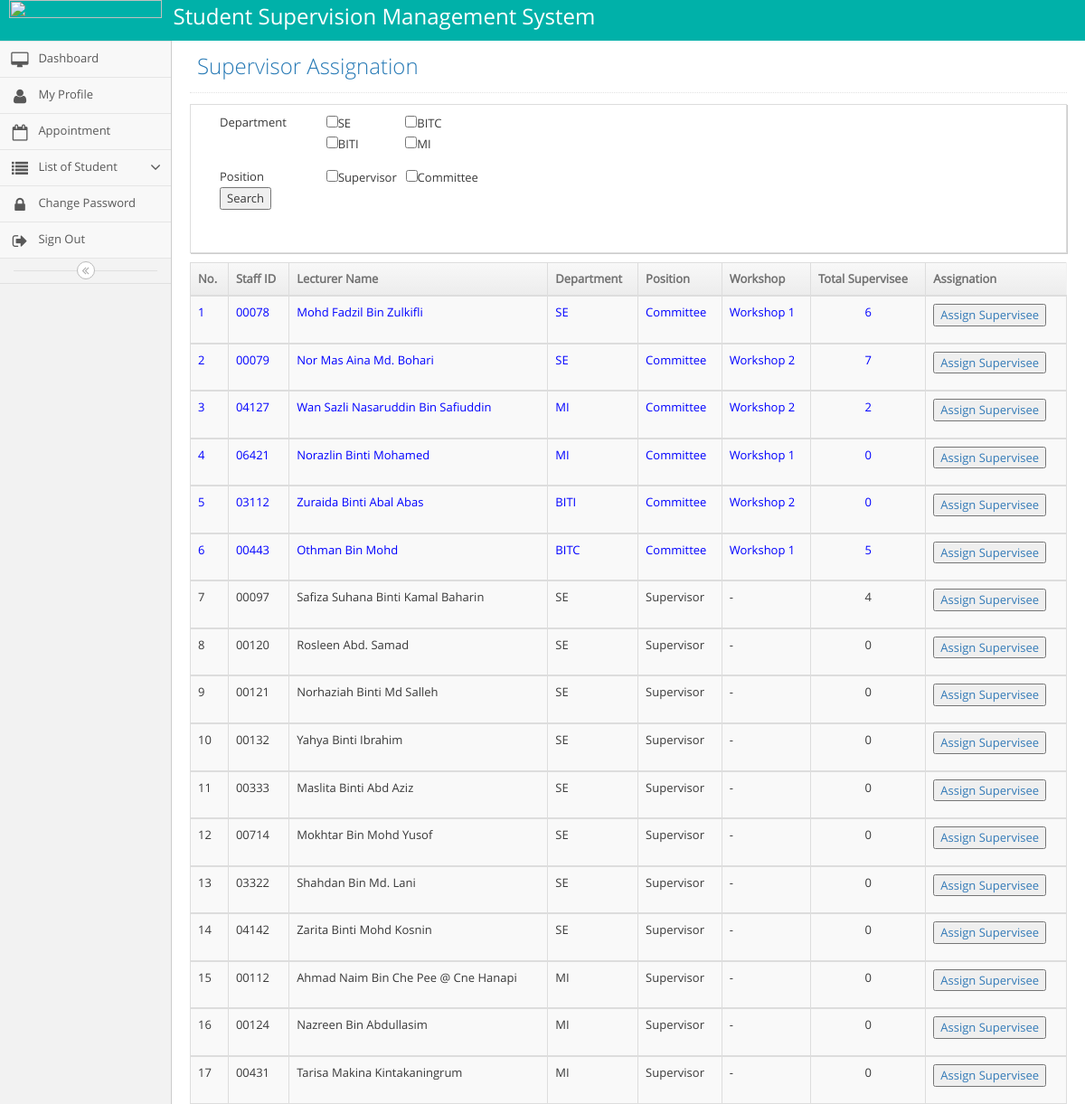
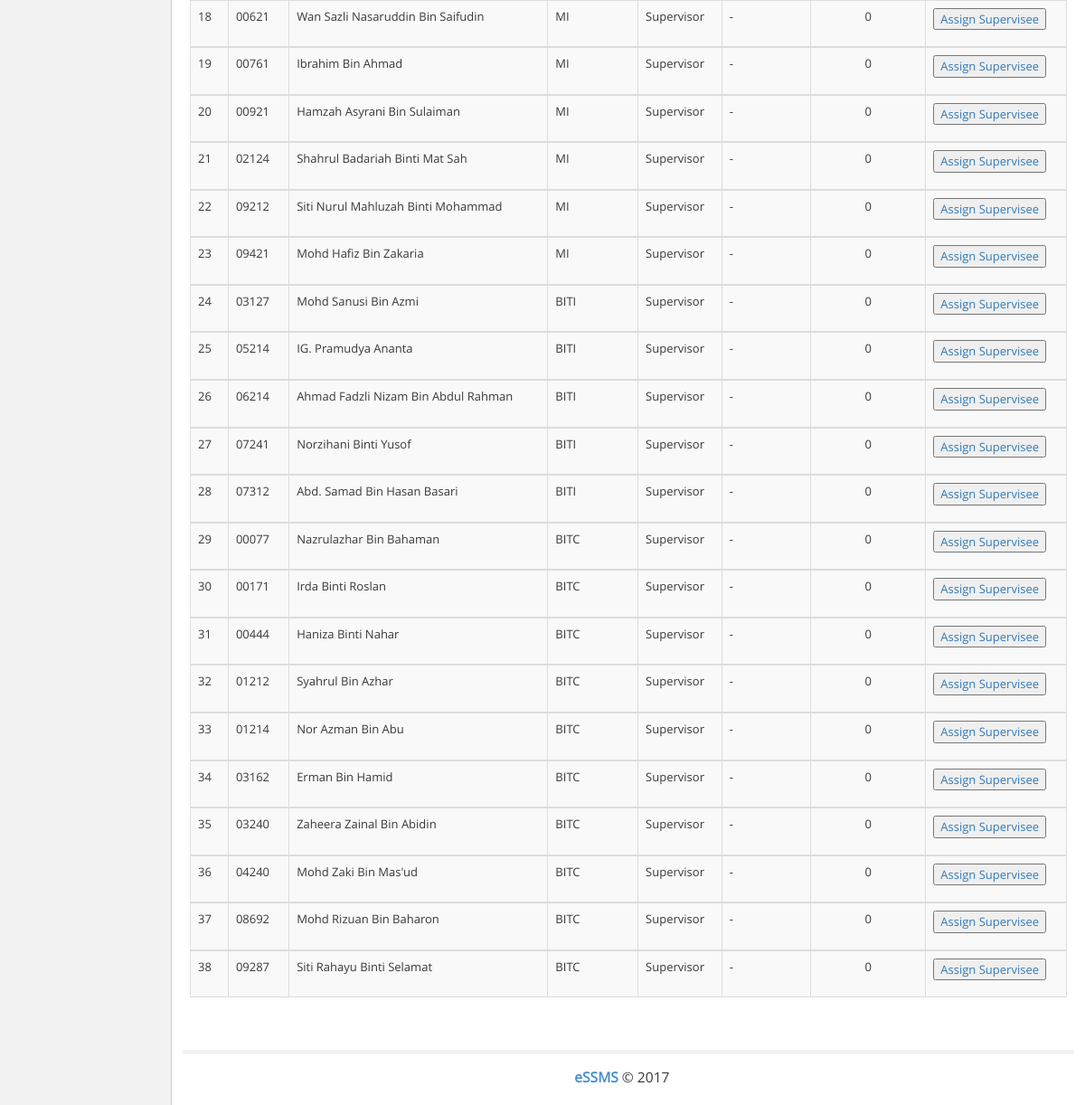
The page /supervisor.php (signed in) on the database its author committed (2 pictures, top to bottom).
### tables this page shows
CREATE TABLE IF NOT EXISTS `lecturer` (
  `staffID` varchar(20) NOT NULL,
  `lecturerName` varchar(50) NOT NULL,
  `lecturerEmail` varchar(50) NOT NULL,
  `lecturerPhoneNum` varchar(15) NOT NULL,
  `department` varchar(30) NOT NULL,
  `bio` varchar(100) NOT NULL,
  `positionID` int(10) NOT NULL
);

CREATE TABLE IF NOT EXISTS `lecturer_position` (
  `positionID` int(10) NOT NULL,
  `staffID` varchar(20) NOT NULL,
  `assignationWorkshop` varchar(10) NOT NULL
);

CREATE TABLE IF NOT EXISTS `position` (
  `positionID` int(10) NOT NULL,
  `positionName` varchar(20) NOT NULL
);

### supervisor.php (the view, shortened to what this page needs)
<?php
include 'conn/dbconnection.php';
?>
<!DOCTYPE html>
<html lang="en">
	<head>
		<link rel="stylesheet" href="assets/css/bootstrap.min.css" />
		<link rel="stylesheet" href="assets/font-awesome/4.5.0/css/font-awesome.min.css" />
		<link rel="stylesheet" href="assets/css/ace.min.css" class="ace-main-stylesheet" id="main-ace-style" />
		<link rel="stylesheet" href="assets/css/ace-skins.min.css" />
		<link rel="stylesheet" href="assets/css/ace-rtl.min.css" />
	</head>
	<body class="no-skin">
		<div id="navbar" class="navbar navbar-default          ace-save-state">
			<div class="navbar-container ace-save-state" id="navbar-container">
				<div class="navbar-header pull-left">
				 <img src="assets/img/logo_ftmk.png" width="169" height="29" class="img-responsive" />
				</div>
                <font size="+2">&nbsp;&nbsp;Student Supervision Management System </font>
				</div>
			</div>
	<div class="main-container ace-save-state" id="main-container">
	  <div id="sidebar" class="sidebar responsive ace-save-state">
				<ul class="nav nav-list">
					<?php
					if(@$_SESSION['position'] == "1" )
					{ ?>
					<li class="">
						<a href="main.php">
							<i class="menu-icon fa fa-desktop"></i>
							<span class="menu-text"> Dashboard </span>
						</a>
						<b class="arrow"></b>
					</li>
                    <li class="">
						<a href="#" class="dropdown-toggle">
							<i class="menu-icon fa fa-info "></i>
							<span class="menu-text"> Information </span>
							<b class="arrow fa fa-angle-down"></b>
						</a>
						<b class="arrow"></b>
						<ul class="submenu">
							<li class="">
								<a href="lecturerInfo.php">
									<i class="menu-icon fa fa-caret-right"></i>
									Lecturer
								</a>
								<b class="arrow"></b>
							</li>
							<li class="">
								<a href="studentInfo.php">
									<i class="menu-icon fa fa-caret-right"></i>
									Student
								</a>
								<b class="arrow"></b>
							</li>
						</ul>
					</li>
					<li class="">
						<a href="#" class="dropdown-toggle">
							<i class="menu-icon fa fa-group "></i>
							<span class="menu-text"> Assignation </span>
							<b class="arrow fa fa-angle-down"></b>
						</a>
						<b class="arrow"></b>
						<ul class="submenu">
							<li class="">
								<a href="supervisor.php">
									<i class="menu-icon fa fa-caret-right"></i>
									Supervisor
								</a>
								<b class="arrow"></b>
							</li>
							<li class="">
								<a href="committee.php">
									<i class="menu-icon fa fa-caret-right"></i>
									Committee
								</a>
								<b class="arrow"></b>
							</li>
						</ul>
					</li>
					<li class="">
						<a href="changePassword.php">
							<i class="menu-icon fa fa-lock"></i>
							<span class="menu-text"> Change Password </span>
						</a>
						<b class="arrow"></b>
					</li>
					<li class="">
						<a href="logoutAdmin.php">
							<i class="menu-icon fa fa-sign-out"></i>
							<span class="menu-text"> Sign Out </span>
						</a>
						<b class="arrow"></b>
					</li>
					<?php }
					else if (@$_SESSION['position'] == "3" )
					{ ?>
					<li class="">
						<a href="main.php">
							<i class="menu-icon fa fa-desktop"></i>
							<span class="menu-text"> Dashboard </span>
						</a>
					</li>
					<li class="">
						<a href="profile.php">
							<i class="menu-icon fa fa-user"></i>
							<span class="menu-text"> My Profile </span>
						</a>
					</li>
					<li class="">
						<a href="appointmentSupervisor.php">
							<i class="menu-icon fa fa-calendar-o "></i>
							<span class="menu-text"> Appointment </span>
						</a>
					</li>
					<li class="">
						<a href="" class="dropdown-toggle">
							<i class="menu-icon fa fa-list"></i>
							<span class="menu-text"> List of Student </span>
							<b class="arrow fa fa-angle-down"></b>
						</a>
					</li>
					<li class="">
						<a href="changePassword.php">
							<i class="menu-icon fa fa-lock"></i>
							<span class="menu-text"> Change Password </span>
						</a>
					</li>
					<li class="">
						<a href="logout.php">
							<i class="menu-icon fa fa-sign-out"></i>
							<span class="menu-text"> Sign Out </span>
						</a>
					</li>
					<?php }
					?>
			  </ul>
				<div class="sidebar-toggle sidebar-collapse" id="sidebar-collapse">
					<i id="sidebar-toggle-icon" class="ace-icon fa fa-angle-double-left ace-save-state" data-icon1="ace-icon fa fa-angle-double-left" data-icon2="ace-icon fa fa-angle-double-right"></i>
				</div>
			</div>
			<div class="main-content">
				<div class="main-content-inner">
				  <div class="page-content">
 <?php
 if(isset($_REQUEST['search']))
 {
		 @$department1=$_POST['department1'];
		 @$department2=$_POST['department2'];
		 @$department3=$_POST['department3'];
		 @$department4=$_POST['department4'];
		 @$position1=$_POST['position1'];
		 @$position2=$_POST['position2'];
		if($position1 == '' && $position2=='' )
		{
			$query=mysqli_query($dba,"call select_searchSupervisor('".$department1."','".$department2."','".$department3."' ,'".$department4."')")or die();
			mysqli_next_result($dba);
		}
		else if ($department1 == '' && $department2=='' && $department3 == '' && $department4=='' )
		{
			$query=mysqli_query($dba,"call select_searchSupervisor2('".$position1."','".$position2."' )")or die();
			mysqli_next_result($dba);
		}
		else
		{
			$query=mysqli_query($dba,"call select_searchSupervisor3('".$department1."', '".$department2."','".$department3."','".$department4."','".$position1."' ,'".$position2."'  )") or die();
			mysqli_next_result($dba);
		}
		}
		else
		{
			$query=mysqli_query($dba,"call select_searchSupervisor4") or die();
		}
?>
	<div class="page-header">
							<h1>
								Supervisor Assignation
							</h1>
						</div>
						<div class="row">
							<div class="col-xs-12">
									<div class="tab-content profile-edit-tab-content">
		                            <div id="edit-basic" class="tab-pane in active">
									<form class="form-horizontal" role="form" method="post" action="supervisor.php">
										<div class="form-group">
										<div class="col-xs-12 col-sm-9">
								        	<table width="300" border="0">
											  <tbody>
												<tr>
												  <td width="113">Department</td>
												  <td width="84"><input type="checkbox" name="department1" value="SE" <?php if(isset($_POST['department1'])) echo "checked='checked'"; ?> >SE</td>
												  <td width="91"><input type="checkbox" name="department2" value="BITC" <?php if(isset($_POST['department2'])) echo "checked='checked'"; ?>>BITC</td>
												</tr>
												<tr>
												  <td>&nbsp;</td>
												  <td><input type="checkbox" name="department3" value="BITI" <?php if(isset($_POST['department3'])) echo "checked='checked'"; ?>>BITI</td>
												  <td><input type="checkbox" name="department4" value="MI" <?php if(isset($_POST['department4'])) echo "checked='checked'"; ?>>MI </td>
												</tr>
											  </tbody>
											</table>
										</div>
									    </div>
										<div class="form-group">
										<div class="col-xs-12 col-sm-9">
										<table width="334" border="0">
											  <tbody>
												<tr>
												  <td width="113">Position</td>
												  <td width="84"><input type="checkbox" name="position1" value="3" <?php if(isset($_POST['position1'])) echo "checked='checked'"; ?>>Supervisor</td>
												  <td width="123"><input type="checkbox" name="position2" value="2" <?php if(isset($_POST['position2'])) echo "checked='checked'"; ?>>Committee</td>
												</tr>
											  </tbody>
											</table>
											  <input name="search" type="submit" id="search" value="Search" />
										</div>
									    </div>
									</form>
									</div>
									</div>
								<form class="form-horizontal" role="form" method="post">
								<table id="dynamic-table" class="table table-striped table-bordered table-hover">
												<thead>
													<tr>
														<th>No. </th>
														<th>Staff ID</th>
														<th>Lecturer Name</th>
														<th>Department</th>
														<th>Position</th>
														<th>Workshop</th>
														<th>Total Supervisee</th>
														<th>Assignation</th>
													</tr>
												</thead>
												  <?php
													$num = 0;
												  while($row=mysqli_fetch_array(@$query))
												  {
												  ?>
												<tbody>
												<?php
														if ($row['positionName'] == 'Committee') {
														echo '<tr style="color:blue">';
													  } else {
														echo "<tr>";
													  }
												?>
														<td><?php echo ++$num;?></td>
														<td><?php echo $row['staffID'];?></td>
														<td><?php echo $row['lecturerName'];?></td>
														<td><?php echo $row['department'];?></td>
														<td><?php echo $row['positionName'];?></td>
														<td>
														<?php if ($row['assignationWorkshop'] == "0")
															  {
																echo "-";
														      }
														      else {
														?>
															  Workshop <?php echo @$row['assignationWorkshop']; }?></td>
														<td align="center"><?php echo $row['totalSupervisee'];?></td>
															<td>
														<p><a href="javascript:window.open('assignSupervisee.php?staff_ID=<?php echo $row['staffID'];?>','mywindowtitle','width=1200,height=800')"><input type="button" value="Assign Supervisee"></a></p>
														</td>
													</tr>
													<?php };?>
													</tbody>
		                                           </table>
								</form>
							</div>
						</div>
					</div>
				</div>
			</div>
			<div class="footer">
				<div class="footer-inner">
					<div class="footer-content">
						<span class="bigger-120">
							<span class="blue bolder">eSSMS</span> &copy; 2017
						</span>
					</div>
				</div>
			</div>
		</div>
	</body>
</html>

### supervisor.php (style rules this page uses)
.no-skin #navbar #navbar-container font { color: #FFFFFF; }

### rows shown on the page
lecturer: lecturer_position.staffID "00078", lecturerName "Mohd Fadzil Bin Zulkifli", department "SE", positionID.positionName "Committee", lecturer_position.assignationWorkshop "1", totalSupervisee "6"
lecturer: lecturer_position.staffID "00079", lecturerName "Nor Mas Aina Md. Bohari", department "SE", positionID.positionName "Committee", lecturer_position.assignationWorkshop "2", totalSupervisee "7"
lecturer: lecturer_position.staffID "04127", lecturerName "Wan Sazli Nasaruddin Bin Safiuddin", department "MI", positionID.positionName "Committee", lecturer_position.assignationWorkshop "2", totalSupervisee "2"
lecturer_position: staffID "06421", staffID.lecturerName "Norazlin Binti Mohamed", staffID.department "MI", positionID.positionName "Committee", assignationWorkshop "1", totalSupervisee "0"
lecturer_position: staffID "03112", staffID.lecturerName "Zuraida Binti Abal Abas", staffID.department "BITI", positionID.positionName "Committee", assignationWorkshop "2", totalSupervisee "0"
lecturer: lecturer_position.staffID "00443", lecturerName "Othman Bin Mohd", department "BITC", positionID.positionName "Committee", lecturer_position.assignationWorkshop "1", totalSupervisee "5"
lecturer: lecturer_position.staffID "00097", lecturerName "Safiza Suhana Binti Kamal Baharin", department "SE", positionID.positionName "Supervisor", totalSupervisee "4"
lecturer_position: staffID "00120", staffID.lecturerName "Rosleen Abd. Samad", staffID.department "SE", positionID.positionName "Supervisor", totalSupervisee "0"
lecturer_position: staffID "00121", staffID.lecturerName "Norhaziah Binti Md Salleh", staffID.department "SE", positionID.positionName "Supervisor", totalSupervisee "0"
lecturer_position: staffID "00132", staffID.lecturerName "Yahya Binti Ibrahim", staffID.department "SE", positionID.positionName "Supervisor", totalSupervisee "0"
lecturer_position: staffID "00333", staffID.lecturerName "Maslita Binti Abd Aziz", staffID.department "SE", positionID.positionName "Supervisor", totalSupervisee "0"
lecturer_position: staffID "00714", staffID.lecturerName "Mokhtar Bin Mohd Yusof", staffID.department "SE", positionID.positionName "Supervisor", totalSupervisee "0"
lecturer_position: staffID "03322", staffID.lecturerName "Shahdan Bin Md. Lani", staffID.department "SE", positionID.positionName "Supervisor", totalSupervisee "0"
lecturer_position: staffID "04142", staffID.lecturerName "Zarita Binti Mohd Kosnin", staffID.department "SE", positionID.positionName "Supervisor", totalSupervisee "0"
lecturer_position: staffID "00112", staffID.lecturerName "Ahmad Naim Bin Che Pee @ Cne Hanapi", staffID.department "MI", positionID.positionName "Supervisor", totalSupervisee "0"
lecturer_position: staffID "00124", staffID.lecturerName "Nazreen Bin Abdullasim", staffID.department "MI", positionID.positionName "Supervisor", totalSupervisee "0"
lecturer_position: staffID "00431", staffID.lecturerName "Tarisa Makina Kintakaningrum", staffID.department "MI", positionID.positionName "Supervisor", totalSupervisee "0"
lecturer_position: staffID "00621", staffID.lecturerName "Wan Sazli Nasaruddin Bin Saifudin", staffID.department "MI", positionID.positionName "Supervisor", totalSupervisee "0"
lecturer_position: staffID "00761", staffID.lecturerName "Ibrahim Bin Ahmad", staffID.department "MI", positionID.positionName "Supervisor", totalSupervisee "0"
lecturer_position: staffID "00921", staffID.lecturerName "Hamzah Asyrani Bin Sulaiman", staffID.department "MI", positionID.positionName "Supervisor", totalSupervisee "0"
lecturer_position: staffID "02124", staffID.lecturerName "Shahrul Badariah Binti Mat Sah", staffID.department "MI", positionID.positionName "Supervisor", totalSupervisee "0"
lecturer_position: staffID "09212", staffID.lecturerName "Siti Nurul Mahluzah Binti Mohammad", staffID.department "MI", positionID.positionName "Supervisor", totalSupervisee "0"
lecturer_position: staffID "09421", staffID.lecturerName "Mohd Hafiz Bin Zakaria", staffID.department "MI", positionID.positionName "Supervisor", totalSupervisee "0"
lecturer_position: staffID "03127", staffID.lecturerName "Mohd Sanusi Bin Azmi", staffID.department "BITI", positionID.positionName "Supervisor", totalSupervisee "0"
lecturer_position: staffID "05214", staffID.lecturerName "IG. Pramudya Ananta", staffID.department "BITI", positionID.positionName "Supervisor", totalSupervisee "0"
lecturer_position: staffID "06214", staffID.lecturerName "Ahmad Fadzli Nizam Bin Abdul Rahman", staffID.department "BITI", positionID.positionName "Supervisor", totalSupervisee "0"
lecturer_position: staffID "07241", staffID.lecturerName "Norzihani Binti Yusof", staffID.department "BITI", positionID.positionName "Supervisor", totalSupervisee "0"
lecturer_position: staffID "07312", staffID.lecturerName "Abd. Samad Bin Hasan Basari", staffID.department "BITI", positionID.positionName "Supervisor", totalSupervisee "0"
lecturer_position: staffID "00077", staffID.lecturerName "Nazrulazhar Bin Bahaman", staffID.department "BITC", positionID.positionName "Supervisor", totalSupervisee "0"
lecturer_position: staffID "00171", staffID.lecturerName "Irda Binti Roslan", staffID.department "BITC", positionID.positionName "Supervisor", totalSupervisee "0"
lecturer_position: staffID "00444", staffID.lecturerName "Haniza Binti Nahar", staffID.department "BITC", positionID.positionName "Supervisor", totalSupervisee "0"
lecturer_position: staffID "01212", staffID.lecturerName "Syahrul Bin Azhar", staffID.department "BITC", positionID.positionName "Supervisor", totalSupervisee "0"
lecturer_position: staffID "01214", staffID.lecturerName "Nor Azman Bin Abu", staffID.department "BITC", positionID.positionName "Supervisor", totalSupervisee "0"
lecturer_position: staffID "03162", staffID.lecturerName "Erman Bin Hamid", staffID.department "BITC", positionID.positionName "Supervisor", totalSupervisee "0"
lecturer_position: staffID "03240", staffID.lecturerName "Zaheera Zainal Bin Abidin", staffID.department "BITC", positionID.positionName "Supervisor", totalSupervisee "0"
lecturer_position: staffID "04240", staffID.lecturerName "Mohd Zaki Bin Mas'ud", staffID.department "BITC", positionID.positionName "Supervisor", totalSupervisee "0"
lecturer_position: staffID "08692", staffID.lecturerName "Mohd Rizuan Bin Baharon", staffID.department "BITC", positionID.positionName "Supervisor", totalSupervisee "0"
lecturer_position: staffID "09287", staffID.lecturerName "Siti Rahayu Binti Selamat", staffID.department "BITC", positionID.positionName "Supervisor", totalSupervisee "0"
